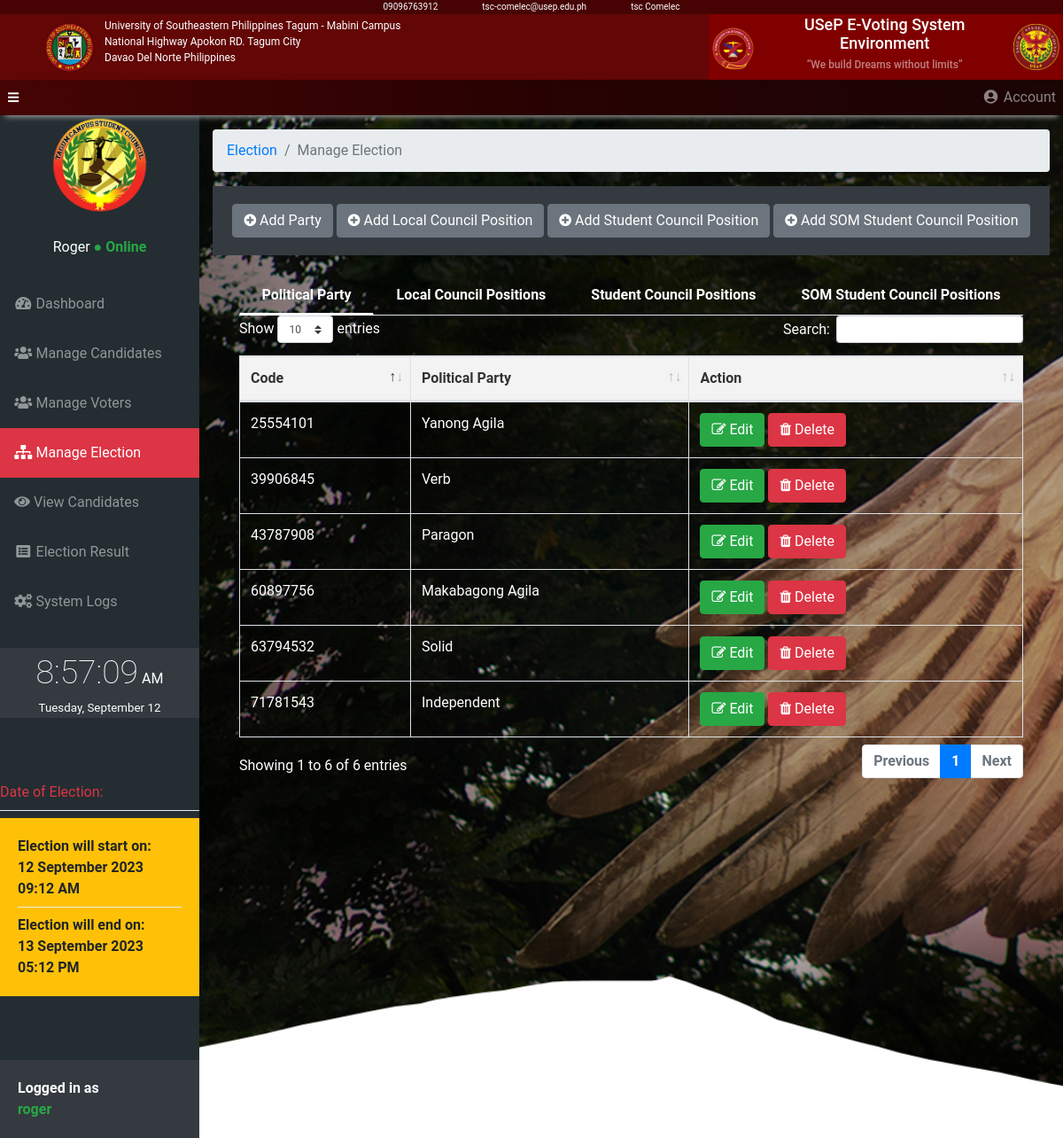
Page /admin/manage_election.php (signed in) on the committed database.
### tables this page shows
CREATE TABLE IF NOT EXISTS `tbelectiondate` (
  `id` int UNSIGNED NOT NULL AUTO_INCREMENT,
  `start_date` varchar(50) NOT NULL,
  `end_date` varchar(50) NOT NULL,
  `start_time` varchar(50) NOT NULL,
  `end_time` varchar(50) NOT NULL,
  PRIMARY KEY (`id`)
);

CREATE TABLE IF NOT EXISTS `tbparty` (
  `id` int UNSIGNED NOT NULL AUTO_INCREMENT,
  `code` varchar(50) NOT NULL,
  `campus` varchar(50) NOT NULL,
  `party_name` varchar(150) NOT NULL,
  PRIMARY KEY (`id`)
);

### src/includes/add_org_add.php (called while the page is built, shortened)
<?php
  $campus = $_SESSION['campus'];
  $conn = new mysqli(DB_HOST,DB_USER,DB_PASS,DB_NAME);
  $query  = "SELECT * FROM tbparty where campus = '$campus'";
  $party = array();
  $result = mysqli_query($conn,$query);
  while ($row = mysqli_fetch_assoc($result)) {
    $party[] = $row;
  }
?>
<?php
  $conn = new mysqli(DB_HOST,DB_USER,DB_PASS,DB_NAME);
  $query  = "SELECT * FROM tbelectiondate";
  $dates = array();
  $result = mysqli_query($conn,$query);
  while ($row = mysqli_fetch_assoc($result)) {
    $dates[] = $row;
  }
?>

### src/admin/manage_election.php (the view, shortened to what this page needs)
<?php
    include '../includes/add_org_add.php';
?>
<!DOCTYPE html>
<html lang="en">
  <head>
    <link href="../vendor/bootstrap/css/bootstrap.min.css" rel="stylesheet">
    <link href="../vendor/fontawesome-free/css/all.min.css" rel="stylesheet" type="text/css">
    <link href="../vendor/datatables/dataTables.bootstrap4.css" rel="stylesheet">
    <link href="../css/sb-admin.css" rel="stylesheet">
    <link href="https://cdnjs.cloudflare.com/ajax/libs/font-awesome/4.3.0/css/font-awesome.css" rel="stylesheet"  type='text/css'>
    <link rel="stylesheet" href="../css/tab.css">
    <link rel="stylesheet" href="../css/add_org.css">
    <link rel="stylesheet" href="../css/toastr.css">
    <link rel="stylesheet" href="../css/time.css">
      <link rel="stylesheet" href="../headerStyle.css">
  </head>
  <body id="page-top">
  <div class="header container-fluid d-flex justify-content-center">
      <div class="d-flex text-white">
          <p>09096763912</p>
          <p class="center-Text">tsc-comelec@usep.edu.ph</p>
          <p>tsc Comelec</p>
      </div>
  </div>
  <div class="main-header container-fluid">
      <div class="row header-main">
          <div class="col-md-8 px-5  text-white d-flex align-content-center align-items-center ">
              <img class="img_logo img-fluid d-none d-md-block" id="logo" src="../img/usep_logo.png" alt="">
              <p class="pt-1 d-none d-md-block">University of Southeastern Philippines Tagum - Mabini Campus <br> National Highway Apokon RD. Tagum City <br>Davao Del Norte Philippines</p>
          </div>
          <div class="col-md-4 p-0 text-white d-flex justify-content-center align-items-center text-center" style="background-color: maroon;">
              <img id="logo" class="img_logo p-1 img-fluid" src="../img/comelec_logo.png" alt="">
              <p class="h1" style="font-size: 18px;margin-right: 10px;">USeP E-Voting System Environment  <br><q class="h6 text-white-50" style="font-size: 12px;">We build Dreams without limits</q></p>
              <img class="img_logo p-1" src="../img/tsc_logo.png" alt="">
          </div>
      </div>
  </div>
  <nav class="navbar navbar-expand navbar-dark static-top p-0" style="background: rgb(138,53,53);
  background: linear-gradient(90deg, rgb(70,4,4) 0%, rgb(40,2,2) 50%, rgb(26,4,4) 100%);
  -webkit-box-shadow: 0 8px 6px -6px #999;
  -moz-box-shadow: 0 8px 6px -6px #999;
  box-shadow: 0 8px 6px -6px #999;">
      <button class="btn btn-link btn-sm text-white order-1 order-sm-0" id="sidebarToggle" href="#">
          <i class="fas fa-bars"></i>
      </button>
       <ul class="navbar-nav ml-auto ml-md-12">
        <li class="nav-item dropdown no-arrow">
          <a class="nav-link dropdown-toggle" href="#" id="userDropdown" role="button" data-toggle="dropdown" aria-haspopup="true" aria-expanded="false">
            <i class="fas fa-user-circle fa-fw"></i> Account
          </a>
        </li>
      </ul>
    </nav>
    <div id="wrapper" style=" background:url('../img/usep_bkg.jpg'); background-repeat: no-repeat; background-size: cover ">
      <ul class="sidebar navbar-nav">
      <li class="text-center">
            <?php echo '<img width="50%" src="../img/campus_admin_logo/'.$_SESSION['campus'].'.png'.'"/>' ?><br><br>
            <span class="text-white "><?php if(isset($_SESSION['loggedName'])) echo ($_SESSION['loggedName']) ?></span> <span class="text-success font-weight-bold">● Online</span>
          </li><br>
        <li class="nav-item">
          <a class="nav-link" href="../admin/home.php">
            <i class="fas fa-fw fa-tachometer-alt"></i>
            <span>Dashboard</span>
          </a>
        </li>
        <li class="nav-item">
          <a class="nav-link" href="../admin/manage_candidate.php">
            <i class="fas fa-fw fa-users"></i>
            <span>Manage Candidates</span></a>
        </li>
        <li class="nav-item">
          <a class="nav-link" href="../admin/manage_voter.php">
            <i class="fas fa-fw fa-users"></i>
            <span>Manage Voters</span></a>
        </li>
        <li class="nav-item active bg-danger">
          <a class="nav-link" href="../admin/manage_election.php">
            <i class="fas fa-fw fa-sitemap"></i>
            <span>Manage Election</span></a>
        </li>
        <li class="nav-item">
          <a class="nav-link" href="../admin/view_nominees.php">
           <i class="fas fa-eye"></i>
            <span>View Candidates</span></a>
        </li>
        <li class="nav-item">
          <a class="nav-link" href="../admin/election_result.php">
            <i class="fas fa-fw fa-list-alt"></i>
            <span>Election Result</span></a>
        </li>
        <li class="nav-item">
          <a class="nav-link" href="../admin/system_logs.php">
            <i class="fas fa-fw fa-cogs"></i>
            <span>System Logs</span></a>
        </li>
        <br>
        <div class="nav-item">
          <div class="time bg-dark">
          <span class="hms"></span>
          <span class="ampm"></span>
          <br>
          <span class="date"></span>
      </div>
        </div>
        <br><br><br>
        <li class="nav-item">
        <?php foreach($dates as $date) :  ?>
        <span class="text-danger font-weigh-bold">Date of Election: </span>
        <div class="dropdown-divider"></div>
          <div class="card-body bg-warning font-weight-bold">
            <span>Election will start on: <br> <?= $date['start_date']." ".$date['start_time'] ?> </span>
            <div class="dropdown-divider"></div>
            <span>Election will end on: <br> <?= $date['end_date']." ".$date['end_time']  ?></span>
          </div>
          <?php endforeach ?>
        </li>
        <br><br><br>
        <li>
          <footer>
          <div class="card-body bg-dark text-white font-weight-bold">Logged in as <br><span class="text-success"><?php if(isset($_SESSION['username'])) echo strtolower($_SESSION['username']) ?></span></div>
          </footer>
        </li>
      </ul>
      <div id="content-wrapper">
      <div class="container-fluid text-white">
       <ol class="breadcrumb">
            <li class="breadcrumb-item">
              <a href="#">Election</a>
            </li>
            <li class="breadcrumb-item active">Manage Election</li>
          </ol>
       <div class="col-12 card-body text-center bg-dark text-white">
        <button class="btn btn-secondary" data-toggle="modal" data-target="#addModal"><i class="fa fa-plus-circle" aria-hidden="true"></i>
          Add Party</button>
        <button class="btn btn-secondary" data-toggle="modal" data-target="#addPositionModal"><i class="fa fa-plus-circle" aria-hidden="true"></i> Add Local Council Position</button>
        <button class="btn btn-secondary" data-toggle="modal" data-target="#addCouncilPositionModal"><i class="fa fa-plus-circle" aria-hidden="true"></i> Add Student Council Position</button>
           <button class="btn btn-secondary" data-toggle="modal" data-target="#addSOMCouncilPositionModal"><i class="fa fa-plus-circle" aria-hidden="true"></i> Add SOM Student Council Position</button>
       </div>
      <br>
    <div>
    <div class="container">
    <div class="row">
    <div class="col">
    <section id="tabs" class="project-tab">
            <div class="container">
                <div class="row">
                    <div class="col-md-12">
                        <nav>
                            <div class="nav nav-tabs nav-fill" id="nav-tab" role="tablist" >
                                <a class="nav-item nav-link active text-white" id="nav-oarty-tab" data-toggle="tab" href="#nav-party" role="tab" aria-controls="nav-party" aria-selected="true">Political Party</a>
                                <a class="nav-item nav-link text-white" id="nav-position-tab" data-toggle="tab" href="#nav-position" role="tab" aria-controls="nav-position" aria-selected="false">Local Council Positions</a>
                                <a class="nav-item nav-link text-white" id="nav-council-tab" data-toggle="tab" href="#nav-council" role="tab" aria-controls="nav-council" aria-selected="false">Student Council Positions</a>
                                <a class="nav-item nav-link text-white" id="nav-council-som-tab" data-toggle="tab" href="#nav-council-som" role="tab" aria-controls="nav-council-som" aria-selected="false">SOM Student Council Positions</a>
                            </div>
                        </nav>
                        <div class="tab-content" id="nav-tabContent">
                            <div class="tab-pane fade show active text-white" id="nav-party" role="tabpanel" aria-labelledby="nav-party-tab">
                            <table id="partyTB" class="table table-bordered text-white" >
                            <thead>
                            <tr>
                              <th>Code</th>
                              <th>Political Party</th>
                              <th>Action</th>
                            </tr>
                          </thead>
                          <tbody>
                          <?php foreach($party as $poliParty) :  ?>
                          <tr>
                                <td><?= $poliParty['code']; ?></td>
                                <td><?= $poliParty['party_name']; ?></td>
                                <td></td>
                                </tr>
                            <?php endforeach; ?>
                            </tbody>
                            </table>
                            </div>
                        </div>
                    </div>
                </div>
            </div>
        </section>
    </div>
    </div>
    </div>
    </div>
  </div>
  </div>
  </div>
    <link href="https://unpkg.com/gijgo@1.9.13/css/gijgo.min.css" rel="stylesheet" type="text/css" />
</body>
</html>

### src/css/sb-admin.css (style rules this page uses)
html { position: relative; min-height: 100%; }
body { height: 100%; font-family: 'Roboto', sans-serif; }
#wrapper { display: -webkit-box; display: -ms-flexbox; display: flex; }
#wrapper #content-wrapper { overflow-x: hidden; width: 100%; padding-top: 1rem; padding-bottom: 80px; }
.navbar-nav .nav-item.active .nav-link { color: #fff; }
.navbar-nav .nav-item.dropdown .dropdown-toggle::after { width: 1rem; text-align: center; float: right; vertical-align: 0; border: 0; font-weight: 900; content: '\f105'; font-family: 'Font Awesome 5 Free', serif; }
.navbar-nav .nav-item.dropdown.no-arrow .dropdown-toggle::after { display: none; }
.navbar { background: rgb(138,53,53); background: linear-gradient(90deg, rgba(138,53,53,1) 0%, rgba(138,53,53,1) 35%, rgba(209,104,104,1) 100%); -webkit-box-shadow: 0 8px 6px -6px #999; -moz-box-shadow: 0 8px 6px -6px #999; box-shadow: 0 8px 6px -6px #999; padding: 10px; }
.sidebar { width: 90px !important; background: #232D32; min-height: calc(100vh - 56px); }
.sidebar .nav-item .nav-link { text-align: center; padding: 0.75rem 1rem; width: 90px; }
.sidebar .nav-item .nav-link span { font-size: 0.65rem; display: block; }
.sidebar .nav-item .nav-link { color: rgba(255, 255, 255, 0.5); }
@media (min-width: 768px) { .sidebar { width: 225px !important; } }
@media (min-width: 768px) { .sidebar .nav-item .nav-link { display: block; width: 100%; text-align: left; padding: 1rem; width: 225px; } }
@media (min-width: 768px) { .sidebar .nav-item .nav-link span { font-size: 1rem; display: inline; } }
:root { --input-padding-x: 0.75rem; --input-padding-y: 0.75rem; }

### src/css/tab.css (style rules this page uses)
.project-tab #tabs .nav-tabs .nav-item.show .nav-link, .nav-tabs .nav-link.active { color: #A24D4D; background-color: transparent; border-color: transparent transparent #f3f3f3; border-bottom: 3px solid !important; font-size: 16px; font-weight: bold; }
.project-tab .nav-link { border: 1px solid transparent; border-top-left-radius: .25rem; border-top-right-radius: .25rem; color: gray; font-size: 16px; font-weight: 600; }
.project-tab thead { background: #f3f3f3; color: #333; }
.project-tab a { text-decoration: none; color: #333; font-weight: 600; }

### src/css/time.css (style rules this page uses)
.time { color: #fff; text-align: center; }
.hms { font-size: 28pt; font-weight: 200; }
.ampm { font-size: 12pt; }
.date { font-size: 10pt; }

### src/headerStyle.css (style rules this page uses)
* { margin: 0; padding: 0; }
body { position: relative; }
.header { width: 100%; height: 2vh; background-color: rgb(71, 3, 3); position: relative; }
.header .center-Text { font-size: 10px; margin-right: 50px; margin-left: 50px; }
.header p { font-size: 10px; }
.main-header { width: 100%; position: relative; -webkit-box-shadow: 0 8px 6px -6px #999; -moz-box-shadow: 0 8px 6px -6px #999; box-shadow: 0 8px 6px -6px #999; }
.img_logo { width: 60px; height:60px; }
.main-header p { font-size: 12px; margin-left: 10px; }
.header-main { background-color: rgb(99, 6, 6); position: relative; }

### rows in the picture
tbelectiondate: start_date "12 September 2023", start_time "09:12 AM", end_date "13 September 2023", end_time "05:12 PM"
tbparty: code "71781543", party_name "Independent"
tbparty: code "25554101", party_name "Yanong Agila"
tbparty: code "63794532", party_name "Solid"
tbparty: code "43787908", party_name "Paragon"
tbparty: code "60897756", party_name "Makabagong Agila"
tbparty: code "39906845", party_name "Verb"

### other values in the picture
$_SESSION['loggedName'] "Roger"
$_SESSION['username'] "roger"
